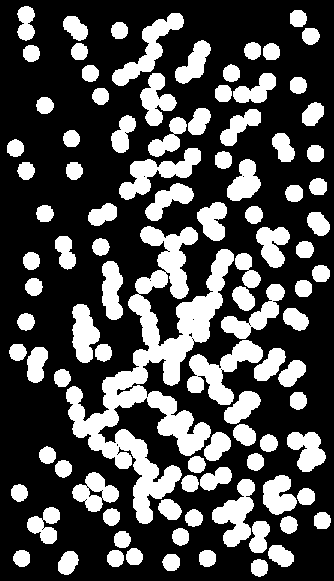

Recreate this plot in Python.
import numpy as np
import matplotlib.pyplot as plt
import scipy.misc
from skimage.color import rgb2gray
from skimage import morphology
from skimage import measure
import copy
import math
import scipy.fftpack as sp

filepath = "test_images/"

def readImage(name):
    return plt.imread(filepath+name)

def displayImage(image,m=1):
    plt.gray()
    plt.imshow(image,vmin=0,vmax=m)
    plt.axis("off")
    plt.show()

def getImageMax(image):
    type = image.dtype
    if np.issubdtype(type,np.integer):
        return np.iinfo(type).max
    else:
        return 1

def saveImage(image,name):
    plt.imsave(name,image,vmin=0,vmax=getImageMax(image))

#
#
#   Border Cleanup
#
#

def dePad(f,offset):
    return f[offset:f.shape[0]+offset,offset:f.shape[1]+offset]

def padOne(f,offset):
    fp = np.ones((f.shape[0]+2*offset,f.shape[1]+2*offset))
    fp[offset:f.shape[0]+offset,offset:f.shape[1]+offset] = f
    return fp

def cleanupBorder(image,B):
    offset = 1
    padded = padOne(image,offset).astype(np.bool)
    label = measure.label(padded)
    myLabel = label[0,0]
    newImage = np.zeros(padded.shape)
    for (x,y),value in np.ndenumerate(label):
        if value == myLabel or value == 0:
            newImage[x,y] = 0
        else:
            newImage[x,y] = 1
    return dePad(newImage,offset)

particles = readImage("particles.tif").astype(np.bool)
displayImage(particles)

B = morphology.disk(3)

Q_particles = cleanupBorder(particles,B)
displayImage(Q_particles)
saveImage(Q_particles,"Q_particles.png")
